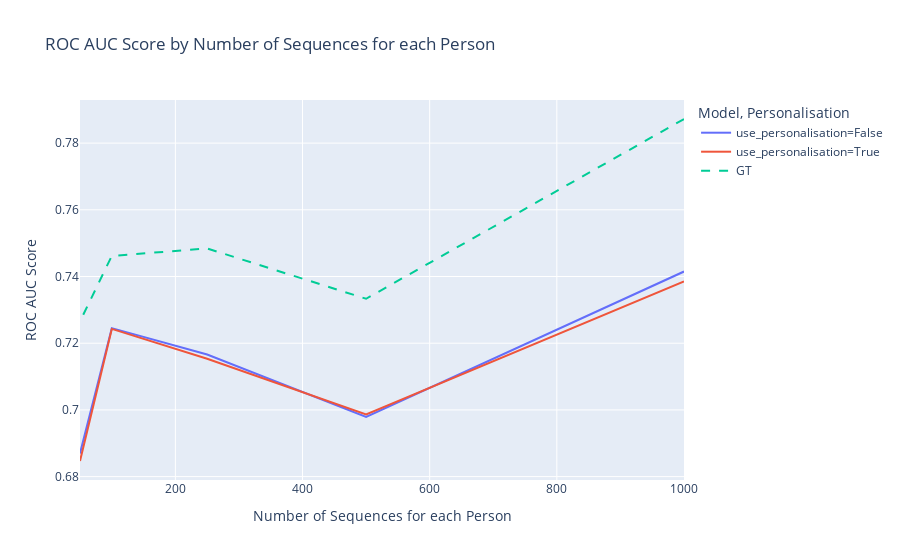

Notebook cell for this chart:
### Code cell
import plotly.graph_objects as go

# Prepare data for unique combinations of 'hparams.use_context' and 'hparams.use_personalisation'
unique_combinations = df[['hparams.use_personalisation']].drop_duplicates()

# Create a Plotly figure
fig = go.Figure()

# Add lines for each unique combination for model="CPPOD", outliers="omiss"
for _, row in unique_combinations.iterrows():
    subset_df = df[(df['hparams.use_personalisation'] == row['hparams.use_personalisation'])]
    
    label = f"use_personalisation={row['hparams.use_personalisation']}"
    
    fig.add_trace(go.Scatter(x=subset_df['hparams.n_train'],
                             y=subset_df['roc_auc_score model="CPPOD", outliers="omiss" '],
                             mode='lines',
                             name=label))

# Add a single line for model="GT", outliers="omiss"
any_combination = df[['hparams.use_personalisation']].drop_duplicates().iloc[0]
subset_df_for_gt = df[(df['hparams.use_personalisation'] == any_combination['hparams.use_personalisation'])]
any_value = subset_df_for_gt['roc_auc_score model="GT", outliers="omiss" '].iloc[0]

fig.add_trace(go.Scatter(x=subset_df_for_gt['hparams.n_train'],
                         y=subset_df_for_gt['roc_auc_score model="GT", outliers="omiss" '],
                         mode='lines',
                         name='GT',
                         line=dict(dash='dash')))

# Update layout
fig.update_layout(title='ROC AUC Score by Number of Sequences for each Person',
                  xaxis_title='Number of Sequences for each Person',
                  yaxis_title='ROC AUC Score',
                  legend_title='Model, Personalisation')

# Show figure
fig.show()

### Figure 1 — Plotly figure (JSON) as saved in the notebook; plotly's stock layout.template omitted (floating-point values rounded to 4 significant figures)
{"data": [{"mode": "lines", "name": "use_personalisation=False", "type": "scatter", "x": [1000, 500, 250, 100, 50], "y": [0.7415, 0.6979, 0.7166, 0.7245, 0.687]}, {"mode": "lines", "name": "use_personalisation=True", "type": "scatter", "x": [1000, 500, 250, 100, 50], "y": [0.7385, 0.6986, 0.7153, 0.7243, 0.6847]}, {"line": {"dash": "dash"}, "mode": "lines", "name": "GT", "type": "scatter", "x": [1000, 500, 250, 100, 50], "y": [0.7872, 0.7333, 0.7484, 0.7462, 0.7265]}], "layout": {"legend": {"title": {"text": "Model, Personalisation"}}, "title": {"text": "ROC AUC Score by Number of Sequences for each Person"}, "xaxis": {"title": {"text": "Number of Sequences for each Person"}}, "yaxis": {"title": {"text": "ROC AUC Score"}}}}
